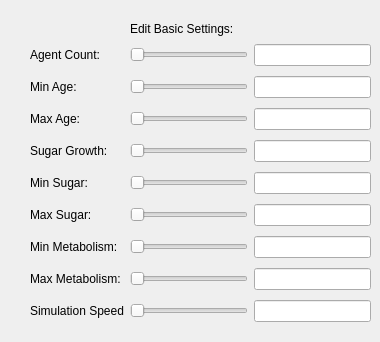
   <widget class="QWidget" name="BasicSettings">
    <attribute name="title">
     <string>Basic</string>
    </attribute>
    <widget class="QLabel" name="settingsInfoLabel">
     <property name="geometry">
      <rect>
       <x>130</x>
       <y>20</y>
       <width>111</width>
       <height>17</height>
      </rect>
     </property>
     <property name="text">
      <string>Edit Basic Settings:</string>
     </property>
    </widget>
    <widget class="QWidget" name="gridLayoutWidget">
     <property name="geometry">
      <rect>
       <x>30</x>
       <y>40</y>
       <width>341</width>
       <height>293</height>
      </rect>
     </property>
     <layout class="QGridLayout" name="basic">
      <item row="7" column="2">
       <widget class="QLineEdit" name="MaxMetabBox"/>
      </item>
      <item row="5" column="0">
       <widget class="QLabel" name="MaxSugarLabel">
        <property name="text">
         <string>Max Sugar:</string>
        </property>
       </widget>
      </item>
      <item row="2" column="2">
       <widget class="QLineEdit" name="MaxAgeBox"/>
      </item>
      <item row="0" column="2">
       <widget class="QLineEdit" name="AgentCountBox"/>
      </item>
      <item row="1" column="2">
       <widget class="QLineEdit" name="MinAgeBox"/>
      </item>
      <item row="2" column="0">
       <widget class="QLabel" name="MaxAgeLabel">
        <property name="text">
         <string>Max Age:</string>
        </property>
       </widget>
      </item>
      <item row="1" column="0">
       <widget class="QLabel" name="MinAgeLabel">
        <property name="text">
         <string>Min Age:</string>
        </property>
       </widget>
      </item>
      <item row="2" column="1">
       <widget class="QSlider" name="MaxAgeSlider">
        <property name="minimum">
         <number>1</number>
        </property>
        <property name="maximum">
         <number>120</number>
        </property>
        <property name="orientation">
         <enum>Qt::Horizontal</enum>
        </property>
        <property name="tickPosition">
         <enum>QSlider::NoTicks</enum>
        </property>
       </widget>
      </item>
      <item row="0" column="0">
       <widget class="QLabel" name="AgentCountLabel">
        <property name="frameShape">
         <enum>QFrame::NoFrame</enum>
        </property>
        <property name="text">
         <string>Agent Count:</string>
        </property>
       </widget>
      </item>
      <item row="0" column="1">
       <widget class="QSlider" name="AgentCountSlider">
        <property name="maximum">
         <number>1000</number>
        </property>
        <property name="pageStep">
         <number>100</number>
        </property>
        <property name="orientation">
         <enum>Qt::Horizontal</enum>
        </property>
        <property name="tickPosition">
         <enum>QSlider::NoTicks</enum>
        </property>
       </widget>
      </item>
      <item row="1" column="1">
       <widget class="QSlider" name="MinAgeSlider">
        <property name="minimum">
         <number>1</number>
        </property>
        <property name="maximum">
         <number>120</number>
        </property>
        <property name="orientation">
         <enum>Qt::Horizontal</enum>
        </property>
        <property name="tickPosition">
         <enum>QSlider::NoTicks</enum>
        </property>
       </widget>
      </item>
      <item row="5" column="1">
       <widget class="QSlider" name="MaxSugarSlider">
        <property name="minimum">
         <number>1</number>
        </property>
        <property name="maximum">
         <number>100</number>
        </property>
        <property name="orientation">
         <enum>Qt::Horizontal</enum>
        </property>
        <property name="tickPosition">
         <enum>QSlider::NoTicks</enum>
        </property>
       </widget>
      </item>
      <item row="5" column="2">
       <widget class="QLineEdit" name="MaxSugarBox"/>
      </item>
      <item row="6" column="1">
       <widget class="QSlider" name="MinMetabSlider">
        <property name="minimum">
         <number>1</number>
        </property>
        <property name="maximum">
         <number>10</number>
        </property>
        <property name="pageStep">
         <number>1</number>
        </property>
        <property name="orientation">
         <enum>Qt::Horizontal</enum>
        </property>
        <property name="tickPosition">
         <enum>QSlider::NoTicks</enum>
        </property>
       </widget>
      </item>
      <item row="4" column="2">
       <widget class="QLineEdit" name="MinSugarBox"/>
      </item>
      <item row="3" column="2">
       <widget class="QLineEdit" name="SugarGrowthBox"/>
      </item>
      <item row="4" column="0">
       <widget class="QLabel" name="MinSugarLabel">
        <property name="text">
         <string>Min Sugar:</string>
        </property>
       </widget>
      </item>
      <item row="6" column="0">
       <widget class="QLabel" name="MinMetabLabel">
        <property name="text">
         <string>Min Metabolism:</string>
        </property>
       </widget>
      </item>
      <item row="4" column="1">
       <widget class="QSlider" name="MinSugarSlider">
        <property name="minimum">
         <number>1</number>
        </property>
        <property name="maximum">
         <number>100</number>
        </property>
        <property name="orientation">
         <enum>Qt::Horizontal</enum>
        </property>
        <property name="tickPosition">
         <enum>QSlider::NoTicks</enum>
        </property>
       </widget>
      </item>
      <item row="6" column="2">
       <widget class="QLineEdit" name="MinMetabBox"/>
      </item>
      <item row="7" column="1">
       <widget class="QSlider" name="MaxMetabSlider">
        <property name="minimum">
         <number>1</number>
        </property>
        <property name="maximum">
         <number>100</number>
        </property>
        <property name="pageStep">
         <number>10</number>
        </property>
        <property name="sliderPosition">
         <number>1</number>
        </property>
        <property name="orientation">
         <enum>Qt::Horizontal</enum>
        </property>
        <property name="tickPosition">
         <enum>QSlider::NoTicks</enum>
        </property>
       </widget>
      </item>
      <item row="7" column="0">
       <widget class="QLabel" name="MaxMetabLabel">
        <property name="text">
         <string>Max Metabolism:</string>
        </property>
       </widget>
      </item>
      <item row="3" column="0">
       <widget class="QLabel" name="SugarGrowthLabel">
        <property name="text">
         <string>Sugar Growth:</string>
        </property>
       </widget>
      </item>
      <item row="3" column="1">
       <widget class="QSlider" name="SugarGrowthSlider">
        <property name="minimum">
         <number>1</number>
        </property>
        <property name="maximum">
         <number>100</number>
        </property>
        <property name="orientation">
         <enum>Qt::Horizontal</enum>
        </property>
        <property name="tickPosition">
         <enum>QSlider::NoTicks</enum>
        </property>
       </widget>
      </item>
      <item row="8" column="0">
       <widget class="QLabel" name="simulationSpeed">
        <property name="text">
         <string>Simulation Speed</string>
        </property>
       </widget>
      </item>
      <item row="8" column="1">
       <widget class="QSlider" name="simSpeedSlider">
        <property name="minimum">
         <number>1</number>
        </property>
        <property name="maximum">
         <number>5000</number>
        </property>
        <property name="singleStep">
         <number>1</number>
        </property>
        <property name="pageStep">
         <number>500</number>
        </property>
        <property name="orientation">
         <enum>Qt::Horizontal</enum>
        </property>
        <property name="tickPosition">
         <enum>QSlider::NoTicks</enum>
        </property>
       </widget>
      </item>
      <item row="8" column="2">
       <widget class="QLineEdit" name="simSpeedBox"/>
      </item>
     </layout>
    </widget>
   </widget>
